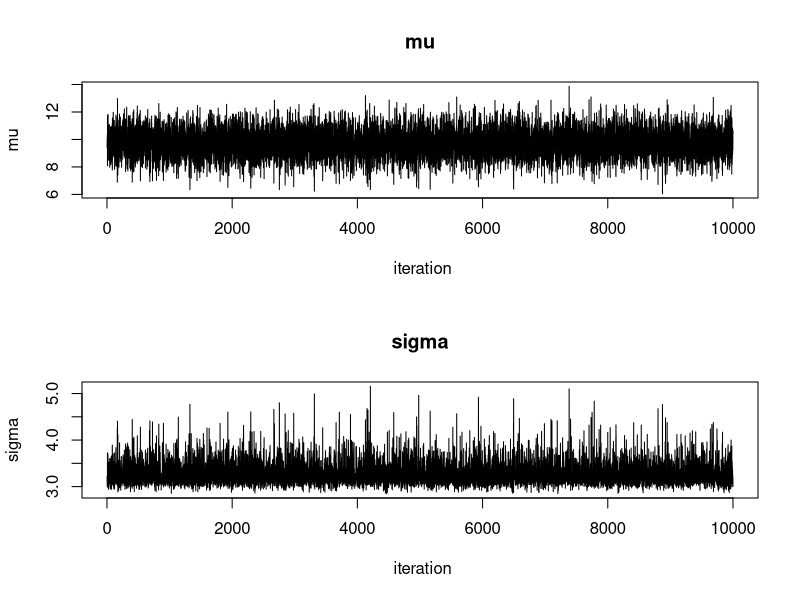
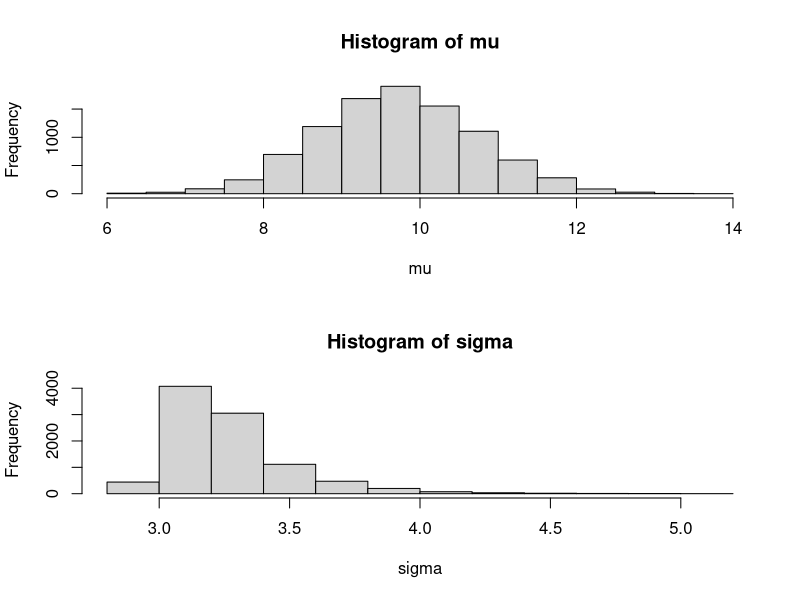

Recreate these plots in R, in order.
## ---- chunk 1
knitr::opts_chunk$set(echo = TRUE)
## ---- chunk 2
# 平均10, 標準偏差3の正規乱数を500個発生させる
y <- rnorm(n = 500, mean = 10, sd = 3) 
my <- mean(y)
n <- length(y)
## ---- chunk 3
# 繰り返し回数を設定
iterations <- 10000 
theta <- matrix(nrow = iterations, ncol = 2)

# 事前分布のパラメータを設定
m0 <- 0
s0 <- 1
a0 <- 0
b0 <- 0.01

# 事後分布のパラメータを初期化
cur.mu <- 0
cur.tau <- 1
cur.s <- sqrt(1/cur.tau)
## ---- chunk 4
for (t in 1:iterations) {
  # muのサンプリング
  w <- s0^2 / (cur.s^2/n + s0^2)
  m <- w * my + (1-w) * m0
  s <- sqrt(w + cur.s^2 / n)
  cur.mu <- rnorm(1, m, s)
  
  # sのサンプリング
  a <- a0 + 0.5 * n
  b <- b0 + 0.5 * sum((y - cur.mu)^2)
  cur.tau <- rgamma(1, a, b)
  cur.s <- sqrt(1 / cur.tau)
  
  # t回目の推定値
  theta[t,] <- c(cur.mu, cur.s)
}
## ---- chunk 5
op <- par(mfrow=c(2,1))
p <- 1:iterations
plot(p, theta[,1], type="l", main="mu", xlab=" iteration", ylab="mu", lty=1, lwd=1);plot(p, theta[,2], type="l", main="sigma", xlab=" iteration", ylab="sigma", lty=1, lwd=1);
## ---- chunk 6
hist(theta[501:iterations,1], breaks="Sturges", main="Histogram of mu", xlab="mu");hist(theta[501:iterations,2], breaks="Sturges", main="Histogram of sigma", xlab="sigma")
## ---- chunk 7
print(c(mean(theta[2001:iterations,1]),mean(theta[2001:iterations,2])))
